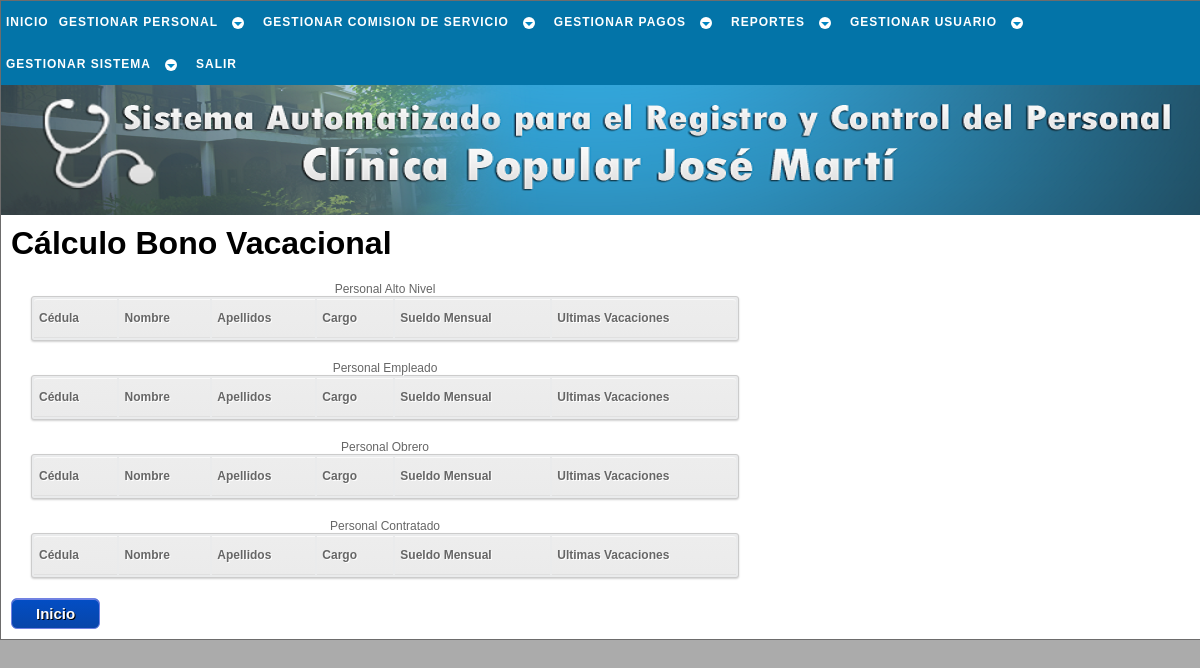
Page /php/pago/calc_bono_vac_a.php (signed in) on the earlier database version.
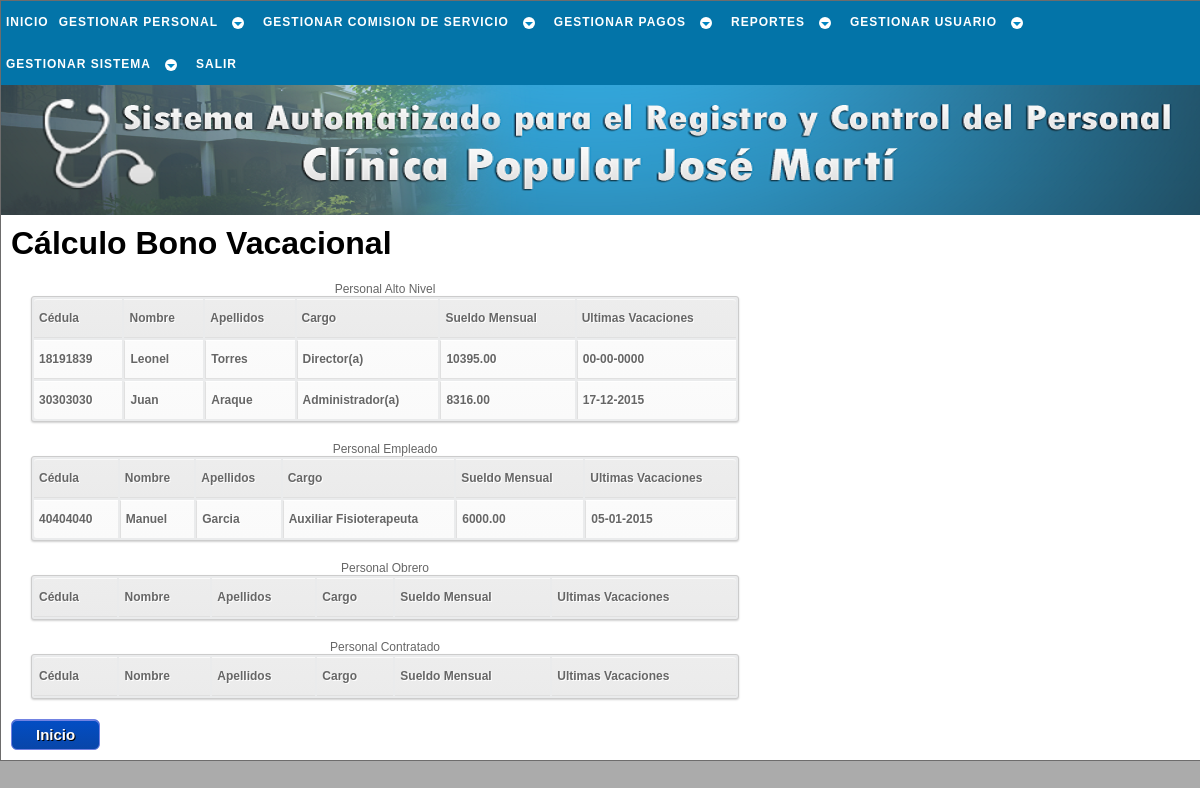
Same page on the later database version.
### tables this page shows
CREATE TABLE `laboral` (
  `cedula` int(12) NOT NULL,
  `sueldo_mensual` decimal(7,2) NOT NULL,
  `fecha_ingreso` date NOT NULL,
  `condicion` varchar(10) NOT NULL,
  `cargo` varchar(23) NOT NULL,
  `rango` varchar(22) NOT NULL,
  `area_desemp` varchar(14) NOT NULL,
  `resolucion` varchar(40) NOT NULL,
  `ley` varchar(5) NOT NULL,
  PRIMARY KEY (`cedula`),
  CONSTRAINT `laboral_ibfk_1` FOREIGN KEY (`cedula`) REFERENCES `trabajador` (`cedula`) ON UPDATE CASCADE
);

CREATE TABLE `trabajador` (
  `cedula` int(12) NOT NULL,
  `nombre` varchar(30) NOT NULL,
  `apellido` varchar(30) NOT NULL,
  `ciudadania` varchar(15) NOT NULL,
  `pasaporte` varchar(30) NOT NULL,
  `libreta_militr` varchar(30) NOT NULL,
  `fe_nac` date NOT NULL,
  `lug_nac` varchar(30) NOT NULL,
  `est_civil` varchar(15) NOT NULL,
  `nconyugue` varchar(50) NOT NULL,
  `estudia` int(1) NOT NULL,
  `direccion` varchar(50) NOT NULL,
  `telefono` varchar(12) NOT NULL,
  `estado` tinyint(1) NOT NULL,
  `actualizado` date NOT NULL,
  PRIMARY KEY (`cedula`)
);

### php/_sql/conslt_trabj_sql.php (called while the page is built, shortened)
<?php
	function conslt_rango_trb($cnx_bd,$dato1,$dato2){
		$sql = "SELECT trabajador.cedula,nombre,apellido,cargo,sueldo_mensual,fecha_ingreso
				FROM trabajador
				JOIN laboral ON laboral.cedula = trabajador.cedula
				WHERE rango = '$dato1'
				AND condicion = '$dato2'
				AND estado = 1
				ORDER BY sueldo_mensual
				DESC";
		$resultado = $cnx_bd -> query($sql);
		return $resultado;
	}
	function conslt_fch($cnx_bd,$campo,$tabla,$ced){
		$sql = "SELECT $campo
				FROM $tabla
				WHERE cedula = '$ced'
				ORDER BY $campo
				DESC
				LIMIT 1";
		$resultado = $cnx_bd -> query($sql);
		return $resultado;
	}
?>

### php/pago/calc_bono_vac_a.php (the view, shortened to what this page needs)
<!DOCTYPE html PUBLIC "-//W3C//DTD XHTML 1.1//EN" "http://www.w3.org/TR/xhtml11/DTD/xhtml11.dtd" />
<html xmlns="http://www.w3.org/1999/xhtml" xml:lang="es" lang="es" dir="ltr">
	<head>
		<link rel="stylesheet" href="../../css/estilo.css" type="text/css" media="screen" />
    </head>
	<body>
		<div id="cuerpo">
			<div id="menu">
				<div id="cssmenu">
					<?php include('../_menu/menu_pago.php'); ?>
				</div>
			</div>
			<div id="inicio">
			</div>
			<div id="pagina">
				<?php
					$cnx_bd = conexion();
					include('../_sql/conslt_trabj_sql.php');
					$alto = conslt_rango_trb($cnx_bd,'Personal de Alto Nivel','Fijo');
					$empleado = conslt_rango_trb($cnx_bd,'Personal Empleado','Fijo');
				?>
				<h1>Cálculo Bono Vacacional</h1>
				<table id="tabla">
					<caption>Personal Alto Nivel</caption>
					<tr>
						<th>Cédula</th>
						<th>Nombre</th>
						<th>Apellidos</th>
						<th>Cargo</th>
						<th>Sueldo Mensual</th>
						<th>Ultimas Vacaciones</th>
					</tr>
					<?php
						while ($fila = $alto -> fetch_object()){
							$fcha = conslt_fch($cnx_bd,'ini_vacac','bono_vacac',$fila -> cedula);
							$fch_fila = $fcha -> fetch_object();
							$d='00';$m='00';$a='0000';
							if (isset($fch_fila)) list($a,$m,$d) = explode('-', $fch_fila -> ini_vacac);
					?>
							<tr>
								<td><a href="calc_bono_vac_b.php?c=<?=$fila -> cedula?>" title="Click para calcular el bono vacacional del trabajador"><?=$fila -> cedula?></a></td>
								<td><a href="calc_bono_vac_b.php?c=<?=$fila -> cedula?>" title="Click para calcular el bono vacacional del trabajador"><?=$fila -> nombre?></a></td>
								<td><a href="calc_bono_vac_b.php?c=<?=$fila -> cedula?>" title="Click para calcular el bono vacacional del trabajador"><?=$fila -> apellido?></a></td>
								<td><a href="calc_bono_vac_b.php?c=<?=$fila -> cedula?>" title="Click para calcular el bono vacacional del trabajador"><?=$fila -> cargo?></a></td>
								<td><a href="calc_bono_vac_b.php?c=<?=$fila -> cedula?>" title="Click para calcular el bono vacacional del trabajador"><?=$fila -> sueldo_mensual?></a></td>
								<td><a href="calc_bono_vac_b.php?c=<?=$fila -> cedula?>" title="Click para calcular el bono vacacional del trabajador"><?=$d.'-'.$m.'-'.$a?></a></td>
							</tr>
					<?php
						}
					?>
				</table>
				<table id="tabla">
					<caption>Personal Empleado</caption>
					<tr>
						<th>Cédula</th>
						<th>Nombre</th>
						<th>Apellidos</th>
						<th>Cargo</th>
						<th>Sueldo Mensual</th>
						<th>Ultimas Vacaciones</th>
					</tr>
					<?php
						while ($fila = $empleado -> fetch_object()){
							$fcha = conslt_fch($cnx_bd,'ini_vacac','bono_vacac',$fila -> cedula);
							$fch_fila = $fcha -> fetch_object();
							$d='00';$m='00';$a='0000';
							if (isset($fch_fila)) list($a,$m,$d) = explode('-', $fch_fila -> ini_vacac);
					?>
							<tr>
								<td><a href="calc_bono_vac_b.php?c=<?=$fila -> cedula?>" title="Click para calcular el bono vacacional del trabajador"><?=$fila -> cedula?></a></td>
								<td><a href="calc_bono_vac_b.php?c=<?=$fila -> cedula?>" title="Click para calcular el bono vacacional del trabajador"><?=$fila -> nombre?></a></td>
								<td><a href="calc_bono_vac_b.php?c=<?=$fila -> cedula?>" title="Click para calcular el bono vacacional del trabajador"><?=$fila -> apellido?></a></td>
								<td><a href="calc_bono_vac_b.php?c=<?=$fila -> cedula?>" title="Click para calcular el bono vacacional del trabajador"><?=$fila -> cargo?></a></td>
								<td><a href="calc_bono_vac_b.php?c=<?=$fila -> cedula?>" title="Click para calcular el bono vacacional del trabajador"><?=$fila -> sueldo_mensual?></a></td>
								<td><a href="calc_bono_vac_b.php?c=<?=$fila -> cedula?>" title="Click para calcular el bono vacacional del trabajador"><?=$d.'-'.$m.'-'.$a?></a></td>
							</tr>
					<?php
						}
					?>
				</table>
				<table id="tabla">
					<caption>Personal Obrero</caption>
					<tr>
						<th>Cédula</th>
						<th>Nombre</th>
						<th>Apellidos</th>
						<th>Cargo</th>
						<th>Sueldo Mensual</th>
						<th>Ultimas Vacaciones</th>
					</tr>
				</table>
				<table id="tabla">
					<caption>Personal Contratado</caption>
					<tr>
						<th>Cédula</th>
						<th>Nombre</th>
						<th>Apellidos</th>
						<th>Cargo</th>
						<th>Sueldo Mensual</th>
						<th>Ultimas Vacaciones</th>
					</tr>
				</table>
				<a href="../inicio.php" class="enlaceboton" title="Click para ir al inicio de SACLIPOP">Inicio</a>
			</div>
		</div>
	</body>
</html>

Differences in the rows shown:
now on this page (row edited): laboral: cedula.cedula "18191839", cedula.nombre "Leonel", cedula.apellido "Torres", cargo "Director(a)", sueldo_mensual "10395.00", d "00", m "00", a "0000", shown under "Personal Alto Nivel"
now on this page (row edited): laboral: cedula.cedula "30303030", cedula.nombre "Juan", cedula.apellido "Araque", cargo "Administrador(a)", sueldo_mensual "8316.00", d "17", m "12", a "2015", shown under "Personal Alto Nivel"
now on this page (row edited): laboral: cedula.cedula "40404040", cedula.nombre "Manuel", cedula.apellido "Garcia", cargo "Auxiliar Fisioterapeuta", sueldo_mensual "6000.00", d "05", m "01", a "2015", shown under "Personal Empleado"
